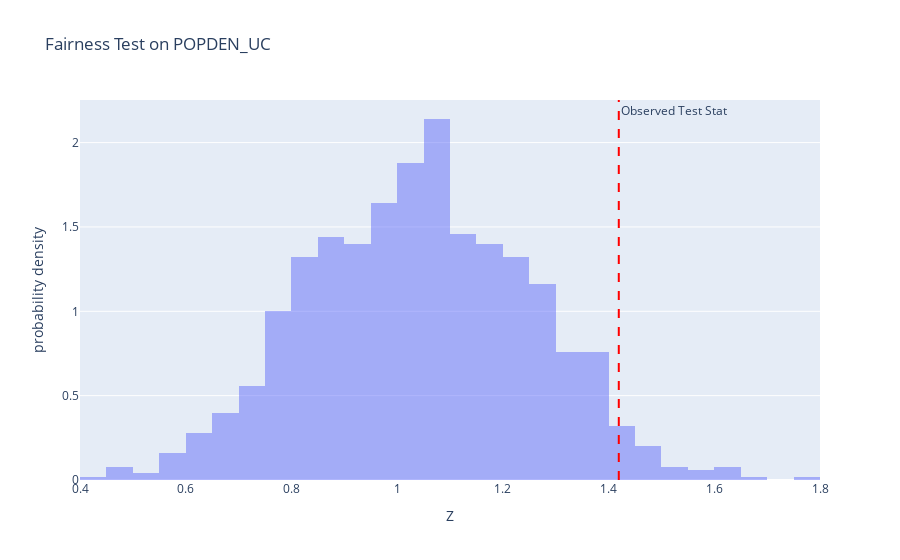

Notebook code cell kept with this figure:
### Markdown cell above
To perform a fairness analysis on your final model predicting outage duration, we extracted all numerical columns and performed permutation test where group x was those above the 50th percentile of values and group y was those below for each numerical column. The appropriate evaluation metric is Root Mean Squared Error (RMSE).

Null Hypothesis: The model's RMSE for the numerical column are roughly the same, any differences observed are due to random chance.
Alternative Hypothesis: The model's RMSE for the upper 50th percentile of the numerical column is significantly different (higher) compared to those less than the 50th percentile, indicating potential unfairness in performance.

Numerical Columns Evaluated:
- YEAR
- MONTH
- ANOMALY.LEVEL
- OUTAGE.DURATION
- CUSTOMERS.AFFECTED
- AFFECTED_PCT
- RES.CUSTOMERS
- COM.CUSTOMERS
- IND.CUSTOMERS
- TOTAL.CUSTOMERS
- RES.CUST.PCT
- COM.CUST.PCT
- IND.CUST.PCT
- POPULATION
- POPPCT_URBAN
- POPPCT_UC
- POPDEN_URBAN
- POPDEN_UC
- AREAPCT_URBAN
- AREAPCT_UC
- PCT_LAND
- TOTAL_URBAN_POPULATION
- RES_TO_TOTAL_CUSTOMERS_RATIO
- POP_DENSITY_RATIO
- URBAN_CUSTOMERS_RATIO

The only column which did not pass the fairness test was PODDEN_UC. The observed statistic was 1.419; the p-value is 0.033 at a 95% confidence level, therefore, we reject the null hypothesis. The model's RMSE for population density of urban clusters above 1528.6 is significantly different (higher) compared to those less than 1528.6, indicating potential unfairness in performance.

### Code cell
df_plot = pd.DataFrame({'Z': unfair_models[0][1]})
fig_TVD = px.histogram(df_plot, x='Z', histnorm='probability density', 
                       title='Fairness Test on ' + unfair_models[0][0], opacity=0.5)

fig_TVD.add_vline(x=unfair_models[0][2], line_dash="dash", line_color="red", 
                  annotation_text="Observed Test Stat", annotation_position="top right")

fig_TVD.show()

### Figure 1 — Plotly figure (JSON) as saved in the notebook; plotly's stock layout.template omitted (floating-point values rounded to 4 significant figures; data arrays with more than 128 entries replaced by an {"elided": "..."} marker saying what was removed)
{"data": [{"alignmentgroup": "True", "bingroup": "x", "histnorm": "probability density", "hovertemplate": "Z=%{x}<br>probability density=%{y}<extra></extra>", "legendgroup": "", "marker": {"color": "#636efa", "opacity": 0.5, "pattern": {"shape": ""}}, "name": "", "offsetgroup": "", "orientation": "v", "showlegend": false, "type": "histogram", "x": {"elided": "1000 float values"}, "xaxis": "x", "yaxis": "y"}], "layout": {"annotations": [{"showarrow": false, "text": "Observed Test Stat", "x": 1.419, "xanchor": "left", "xref": "x", "y": 1, "yanchor": "top", "yref": "y domain"}], "barmode": "relative", "legend": {"tracegroupgap": 0}, "shapes": [{"line": {"color": "red", "dash": "dash"}, "type": "line", "x0": 1.419, "x1": 1.419, "xref": "x", "y0": 0, "y1": 1, "yref": "y domain"}], "title": {"text": "Fairness Test on POPDEN_UC"}, "xaxis": {"anchor": "y", "domain": [0, 1], "title": {"text": "Z"}}, "yaxis": {"anchor": "x", "domain": [0, 1], "title": {"text": "probability density"}}}}
